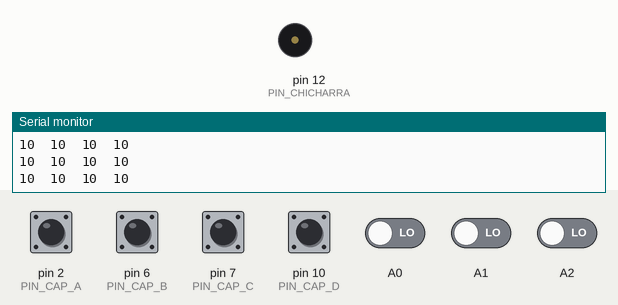
This sketch was run on a simulated Arduino Uno, built with avr-gcc and run on an emulated ATmega328P. On the bench: buzzer (waves = sounding), the last lines printed to the serial monitor. Inputs (shaded band) come from the test bench; at power-on: pin 2 (PIN_CAP_A), pin 6 (PIN_CAP_B), pin 7 (PIN_CAP_C), pin 10 (PIN_CAP_D) HIGH, A0–2 LOW.

Above: at 1.2 s.
1.3 s: pin 6 (PIN_CAP_B) pulled LOW for 0.15 s
At 1.43 s:
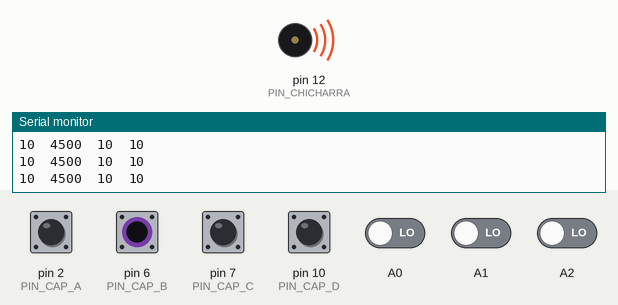
3.0 s: pin 2 (PIN_CAP_A) pulled LOW for 1 s
At 5.4 s:
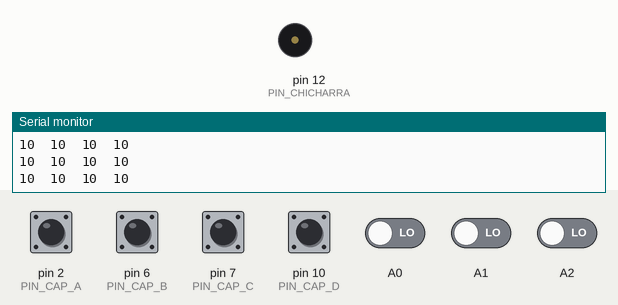
7.0 s: A0 driven HIGH
At 7.3 s:
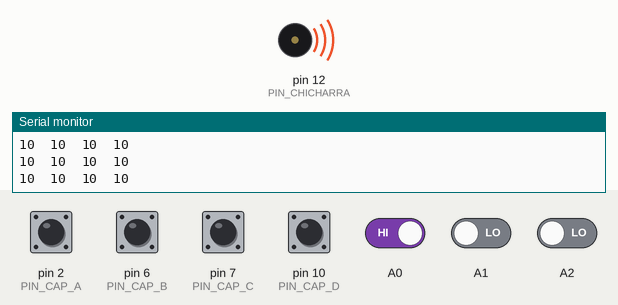
10.0 s: A0 driven LOW
At 10.7 s:
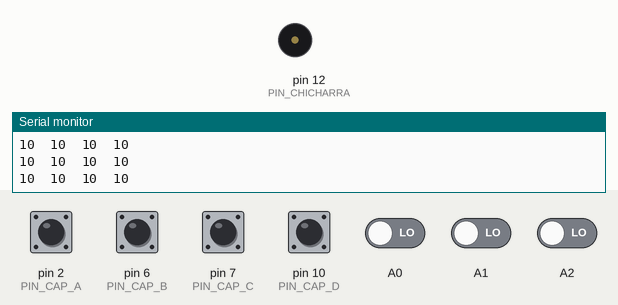
13.0 s: pin 7 (PIN_CAP_C) pulled LOW for 1 s
At 13.8 s:
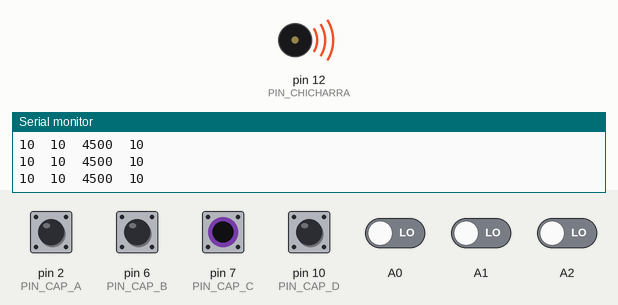
Timing chart, 0 to 16.0 s (numbered marks = the images above; inputs shaded):
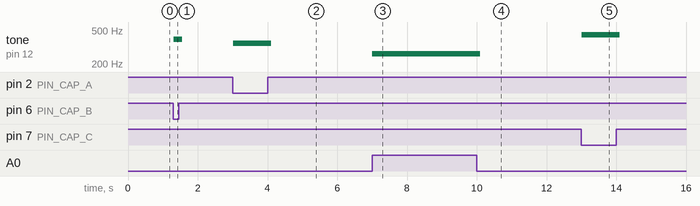

Measured:
- after the input at 1.3 s, tone on pin 12 (PIN_CHICHARRA): silent → 392 Hz at once, → silent 0.24 s later
- after the input at 3.0 s, tone on pin 12 (PIN_CHICHARRA): silent → 350 Hz at once, → silent 1.1 s later
- after the input at 7.0 s, tone on pin 12 (PIN_CHICHARRA): silent → 262 Hz at once
- after the input at 10.0 s, tone on pin 12 (PIN_CHICHARRA): 262 Hz → silent after 0.10 s
- after the input at 13.0 s, tone on pin 12 (PIN_CHICHARRA): silent → 440 Hz at once, → silent 1.1 s later

The sketch:

piano_digital.ino
```cpp
/*
 * Piano digital
 * David Guzmán
 * 13 de julio de 2021
 *
 * Basado en ejemplos toneKeyboard y CapacitiveSensorSketch.
 *
 * Toca notas musicales Do,Re,Mi,Fa,Sol,La,Si usando 3 botones
 * pulsadores, y 4 botones tactiles (capacitivos).
 *
 * Usa la biblioteca 'CapacitiveSensor'
 * https://reference.arduino.cc/reference/en/libraries/capacitivesensor/
 *
 * Conexiones:
	Entradas
	Pulsadores:
		A0:		Do (262Hz)
		A1:		Re (294Hz)
		A2:		Mi (330Hz)
	Capacitivos:
		D2:		Fa (350Hz)
		D6:		Sol (392Hz)
		D7:		La (440Hz)
		D10:	Si (494Hz)

	Salida
		D12:	chicharra (buzzer).

*/

int pos = 0;

//para salida de audio
int PIN_CHICHARRA = 12;

//para entradas capacitivas
int PIN_CAP_COMUN = 4;
int PIN_CAP_A = 2;  //es mejor que no sean consecutivas
int PIN_CAP_B = 6;
int PIN_CAP_C = 7;
int PIN_CAP_D = 10;

//umbrales para activar las notas, esto se debe escoger midiendo.
//depende de las resistencias usadas, de los pines, y del mecanismo
//además de la alimentación.
int UMBRAL_A = 40;
int UMBRAL_B = 70;
int UMBRAL_C = 70;
int UMBRAL_D = 50;

//Notas a tocar (frecuencias)
unsigned int NOTA_BOT_A0 = 262; //Do
unsigned int NOTA_BOT_A1 = 294; //Re
unsigned int NOTA_BOT_A2 = 330; //Mi
unsigned int NOTA_CAP_A = 350;  //Fa
unsigned int NOTA_CAP_B = 392;  //Sol
unsigned int NOTA_CAP_C = 440;  //La
unsigned int NOTA_CAP_D = 494;  //Si


#include <CapacitiveSensor.h>

//definición botones capacitivos, usando pines digitales 2,3,4,5,6
CapacitiveSensor   cs_A = CapacitiveSensor(PIN_CAP_COMUN,PIN_CAP_A);        // 10M resistor between pins 4 & 2, pin 2 is sensor pin, add a wire and or foil if desired
CapacitiveSensor   cs_B = CapacitiveSensor(PIN_CAP_COMUN,PIN_CAP_B);        // 10M resistor between pins 4 & 6, pin 6 is sensor pin, add a wire and or foil
CapacitiveSensor   cs_C = CapacitiveSensor(PIN_CAP_COMUN,PIN_CAP_C);
CapacitiveSensor   cs_D = CapacitiveSensor(PIN_CAP_COMUN,PIN_CAP_D);
//CapacitiveSensor   cs_4_8 = CapacitiveSensor(4,8);        // 10M resistor between pins 4 & 8, pin 8 is sensor pin, add a wire and or foil

void setup()
{
  //salida audio
  pinMode(PIN_CHICHARRA, OUTPUT);

  //entradas de botones pulsadores
  pinMode(A0, INPUT);
  pinMode(A1, INPUT);
  pinMode(A2, INPUT);

  //cofngiurar serial
  Serial.begin(9600);
}

void loop()
{

  //Lecturas pines capacitivos
  long teclado_cap_a = cs_A.capacitiveSensor(30);
  long teclado_cap_b = cs_B.capacitiveSensor(30);
  long teclado_cap_c = cs_C.capacitiveSensor(30);
  long teclado_cap_d = cs_D.capacitiveSensor(30);

  //Para calibrar umbrales, se imprimen en puerto serial
  Serial.print(teclado_cap_a);  // imprime lectura sensor capacitivo 1
  Serial.print("\t");
  Serial.print(teclado_cap_b);  // imprime lectura sensor capacitivo 2
  Serial.print("\t");
  Serial.print(teclado_cap_c);  // imprime lectura sensor capacitivo 3
  Serial.print("\t");
  Serial.println(teclado_cap_d);// imprime lectura sensor capacitivo 4

  if (teclado_cap_a > UMBRAL_A) {
    //si supera umbral, tocar nota
    tone(PIN_CHICHARRA, NOTA_CAP_A, 100); //dura 100ms
  }
  if (teclado_cap_b > UMBRAL_B) {
    //si supera umbral, tocar nota
    tone(PIN_CHICHARRA, NOTA_CAP_B, 100); //dura 100ms
  }
  if (teclado_cap_c > UMBRAL_C) {
    //si supera umbral, tocar nota
    tone(PIN_CHICHARRA, NOTA_CAP_C, 100); //dura 100ms
  }
  if (teclado_cap_d > UMBRAL_D) {
    //si supera umbral, tocar nota
    tone(PIN_CHICHARRA, NOTA_CAP_D, 100); //dura 100ms
  }

  // si se oprime botón conectado a entrada A0
  if (digitalRead(A0) == HIGH) {
    tone(PIN_CHICHARRA, NOTA_BOT_A0, 100);  //dura 100ms
  }
  // si se oprime botón conectado a entrada A1
  if (digitalRead(A1) == HIGH) {
    tone(PIN_CHICHARRA, NOTA_BOT_A1, 100);  //dura 100ms
  }
  // si se oprime botón conectado a entrada A2
  if (digitalRead(A2) == HIGH) {
    tone(PIN_CHICHARRA, NOTA_BOT_A2, 100);  //dura 100ms
  }

}
```
